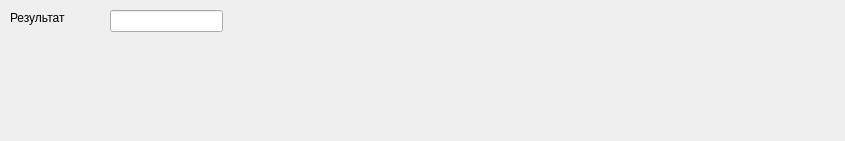
<?xml version="1.0" encoding="UTF-8"?>
<ui version="4.0">
 <class>resultData</class>
 <widget class="QWidget" name="resultData">
  <property name="geometry">
   <rect>
    <x>0</x>
    <y>0</y>
    <width>845</width>
    <height>141</height>
   </rect>
  </property>
  <property name="windowTitle">
   <string>Form</string>
  </property>
  <widget class="QLineEdit" name="_le_result1">
   <property name="geometry">
    <rect>
     <x>110</x>
     <y>10</y>
     <width>113</width>
     <height>22</height>
    </rect>
   </property>
  </widget>
  <widget class="QLabel" name="label">
   <property name="geometry">
    <rect>
     <x>10</x>
     <y>10</y>
     <width>81</width>
     <height>16</height>
    </rect>
   </property>
   <property name="text">
    <string>Результат</string>
   </property>
  </widget>
 </widget>
 <resources/>
 <connections/>
</ui>
